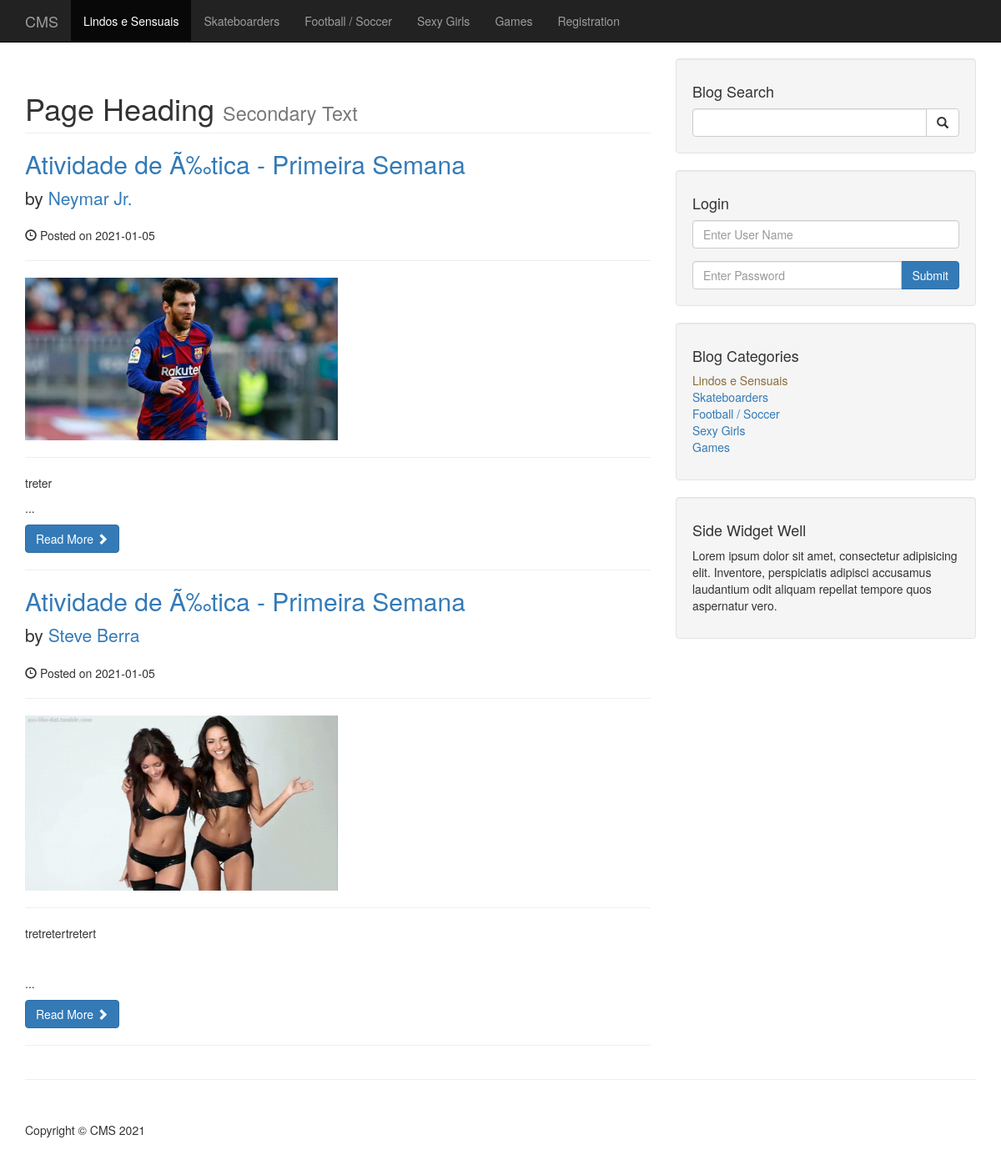
Page /cms/category?category=11 on the earlier database version.
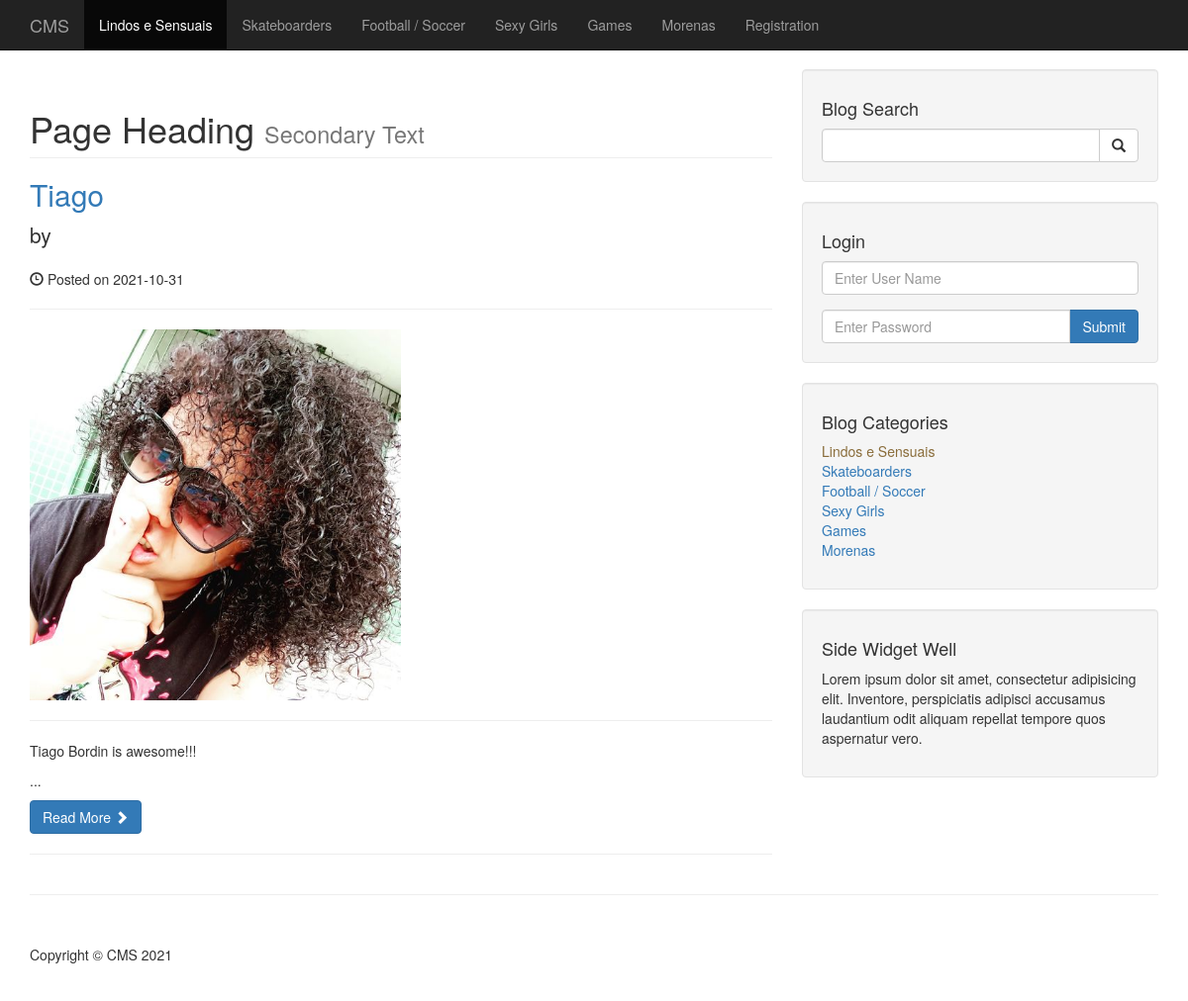
Same page on the later database version.
### tables this page shows
CREATE TABLE `categories` (
  `cat_id` int(3) NOT NULL,
  `cat_title` varchar(255) NOT NULL
);

CREATE TABLE `posts` (
  `post_id` int(3) NOT NULL,
  `post_category_id` int(3) NOT NULL,
  `post_title` varchar(255) NOT NULL,
  `post_author` varchar(255) DEFAULT NULL,
  `post_author_id` int(11) DEFAULT NULL,
  `post_date` date NOT NULL,
  `post_image` text NOT NULL,
  `post_content` text NOT NULL,
  `post_tags` varchar(255) NOT NULL,
  `post_comment_count` int(11) NOT NULL DEFAULT '0',
  `post_status` varchar(255) DEFAULT 'Draft',
  `post_views_count` int(11) NOT NULL DEFAULT '0'
);

### includes/rotas.php (called while the page is built, shortened)
<?php
	$localhost = true;
	if ($localhost) {
		function index() {
			return '/cms_edwin';
		}
	}
	else {
	}

### cms/category.php (the view)
<?php require('includes/header.php'); ?>
    <?php require('includes/navigation.php'); ?>
    <div class="container">
        <div class="row">
            <div class="col-md-8">
                <h1 class="page-header">
                    Page Heading
                    <small>Secondary Text</small>
                </h1>
                <?php
                    if (isset($_GET['category'])) {
                        $post_category = $_GET['category'];
                    }
                    $query = "SELECT * FROM posts WHERE post_category_id = $post_category AND post_status = 'Published' ORDER BY post_id DESC";
                    $select_all_posts_query = mysqli_query($connection, $query);
                    while ($row = mysqli_fetch_assoc($select_all_posts_query)) {
                        $post_id = $row['post_id'];
                        $post_title = $row['post_title'];
                        $post_author = $row['post_author'];
                        $post_date = $row['post_date'];
                        $post_image = $row['post_image'];
                        $post_content = substr($row['post_content'], 0, 100) . "...";
                        ?>
                        <h2>
                            <a href="post.php?p_id=<?php echo $post_id ?>"><?php echo $post_title; ?></a>
                        </h2>
                        <p class="lead">
                            by <a href="index.php"><?php echo $post_author; ?></a>
                        </p>
                        <p>
                            <span class="glyphicon glyphicon-time">
                            </span>
                            Posted on <?php echo $post_date; ?>
                        </p>
                        <hr>
                        <a href="post.php?p_id=<?php echo $post_id ?>">
                            <img class="img-responsive" style="width: 50%;" src="images/<?php echo $post_image; ?>" alt="">
                        </a>
                        <hr>
                        <p>
                            <?php echo $post_content; ?>
                        </p>
                        <a class="btn btn-primary" href="post.php?p_id=<?php echo $post_id ?>">
                            Read More
                            <span class="glyphicon glyphicon-chevron-right">
                            </span>
                        </a>
                        <hr>
                        <?php
                    }
                ?>
            </div>
            <?php require('includes/sidebar.php'); ?>
        </div>
        <hr>
<?php require('includes/footer.php'); ?>

### includes/header.php (shortened to what this page needs)
<?php include('includes/rotas.php') ?>
<!DOCTYPE html>
<html lang="en">
<head>
    <link href="css/bootstrap.min.css" rel="stylesheet">
    <link href="css/blog-home.css" rel="stylesheet">
    <link href="css/loader.css" rel="stylesheet">
</head>
<body>

### includes/navigation.php (shortened to what this page needs)
<?php require('includes/db.php'); ?>
<nav class="navbar navbar-inverse navbar-fixed-top" role="navigation">
  <div class="container">
    <div class="navbar-header">
      <a class="navbar-brand" href="<?= index() ?>">CMS</a>
    </div>
    <?php
      if (isset($_GET['category'])) {
        $categoria_id = $_GET['category'];
      }
    ?>
    <div class="collapse navbar-collapse" id="bs-example-navbar-collapse-1">
      <ul class="nav navbar-nav">
        <?php
          $query = "SELECT * FROM categories;";
          $select_all_categories_query = mysqli_query($connection, $query);
          while ($row = mysqli_fetch_assoc($select_all_categories_query)) {
            $the_cat_id = $row['cat_id'];
            ?>
              <li
                <?php
                  if(isset($categoria_id) && $categoria_id == $the_cat_id){
                    echo 'class="active"';
                  } ?>
              >
                <a href="category?category=<?= $the_cat_id ?>"><?php echo $row['cat_title']; ?></a>
              </li>
            <?php
          }
        ?>
          <li
            <?php
              if (basename($_SERVER['PHP_SELF']) == 'registration.php') {
                echo 'class="active"';
              }
            ?>
          >
              <a href="registration">Registration</a>
          </li>
      </ul>
    </div>
  </div>
</nav>

### includes/sidebar.php
<div class="col-md-4" style="position: -webkit-sticky; position: sticky; top: -70px;">
  <?php include('includes/search_well.php') ?>
  <?php include('includes/login_well.php') ?>
  <?php include('includes/categories_well.php') ?>
  <?php require('widget.php'); ?>
</div>

### includes/search_well.php
<div class="well">
  <h4>Blog Search</h4>
  <form action="search" method="post">
    <div class="input-group">
      <input name="search" type="text" class="form-control" required>
      <span class="input-group-btn">
        <button name="submit" class="btn btn-default" type="submit">
          <span class="glyphicon glyphicon-search"></span>
        </button>
      </span>
    </div>
  </form>
</div>

### includes/login_well.php
<div class="well">
	<?php if (isset($_SESSION['user_role'])): ?>
		<label>
  		Logado como
  		<span class="text-success">
	  		<?= ucfirst($_SESSION['username']) ?>
  		</span>
		</label>
		<br>
		<a href="includes/logout" class="btn btn-primary">
			Sair
		</a>
	<?php else: ?>
  	<div>
	    <h4>Login</h4>
	    <form action="includes/login" method="post">
	      <div class="form-group">
	        <input name="user_name" type="text" class="form-control" placeholder="Enter User Name" id="user_name" style="margin-bottom: 5px;" required>
	      </div>
	      <div class="input-group">
	        <input name="password" type="password" class="form-control" placeholder="Enter Password" id="password" required>
	        <span class="input-group-btn">
	          <button class="btn btn-primary" name="login" type="submit">
	            Submit
	          </button>
	        </span>
	      </div>
	    </form>
  	</div>
	<?php endif ?>
</div>

### includes/categories_well.php
<div class="well">
  <?php
  $query = "SELECT * FROM categories;";
  $select_categories_sidebar = mysqli_query($connection, $query);
  ?>
  <h4>Blog Categories</h4>
  <div class="row">
    <div class="col-lg-12">
      <ul class="list-unstyled">
        <?php
          while ($row = mysqli_fetch_assoc($select_categories_sidebar)) {
            $the_cat_id = $row['cat_id'];
            ?>
            <li>
              <a
              <?php
                if (isset($_GET['category']) && $_GET['category'] == $the_cat_id): ?>
                class="text-warning"
                <?php endif ?>
                href="category?category=<?= $the_cat_id ?>"><?= $row['cat_title']; ?>
              </a>
            </li>
            <?php
          }
        ?>
      </ul>
    </div>
  </div>
</div>

### includes/widget.php
 <div class="well">
    <h4>Side Widget Well</h4>
    <p>Lorem ipsum dolor sit amet, consectetur adipisicing elit. Inventore, perspiciatis adipisci accusamus laudantium odit aliquam repellat tempore quos aspernatur vero.</p>
</div>

### includes/footer.php (shortened to what this page needs)
        <footer>
            <div class="row">
                <div class="col-lg-12">
                    <p>Copyright &copy; CMS <?= date("Y") ?></p>
                </div>
            </div>
        </footer>
    </div>
</body>
</html>

### css/blog-home.css (style rules this page uses)
body { padding-top: 70px; }
footer { margin: 50px 0; }

Differences in the rows shown:
removed posts: post_title "Atividade de Ã‰tica - Primeira Semana", post_author "Neymar Jr.", post_date "2021-01-05", post_image (picture), post_content "treter ..."
removed posts: post_title "Atividade de Ã‰tica - Primeira Semana", post_author "Steve Berra", post_date "2021-01-05", post_image (picture), post_content "tretretertretert ..."
added categories: cat_title "Morenas"
added posts: post_title "Tiago", post_date "2021-10-31", post_image (picture), post_content "Tiago Bordin is awesome!!! ..."
